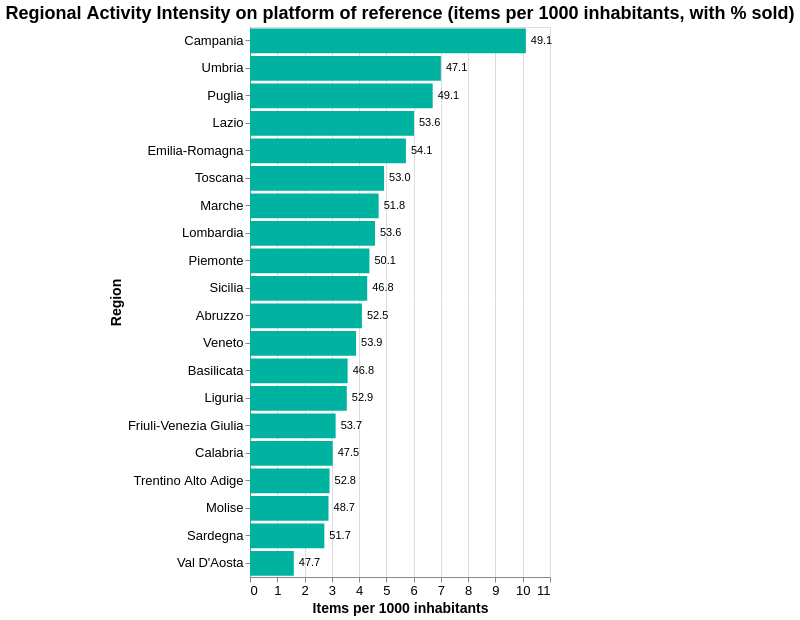

Vega-Lite specification stored for this chart:
### Vega-Lite specification from a JSON file in a GitHub repository (floating-point values rounded to 4 significant figures)
{"config": {"view": {"continuousWidth": 300, "continuousHeight": 300}, "axis": {"labelColor": "black", "labelFontSize": 13, "titleColor": "black", "titleFontSize": 14}, "title": {"color": "black", "fontSize": 18, "fontWeight": "bold"}}, "layer": [{"mark": {"type": "bar", "color": "#00B3A0"}, "encoding": {"tooltip": [{"field": "regione_label", "title": "Region", "type": "nominal"}, {"field": "items_per_1000", "format": ".2f", "title": "Items per 1000 inhabitants", "type": "quantitative"}, {"field": "sold_rate", "format": ".1f", "title": "% Sold", "type": "quantitative"}], "x": {"field": "items_per_1000", "title": "Items per 1000 inhabitants", "type": "quantitative"}, "y": {"field": "regione_label", "sort": ["Campania", "Umbria", "Puglia", "Lazio", "Emilia-Romagna", "Toscana", "Marche", "Lombardia", "Piemonte", "Sicilia", "Abruzzo", "Veneto", "Basilicata", "Liguria", "Friuli-Venezia Giulia", "Calabria", "Trentino Alto Adige", "Molise", "Sardegna", "Val D'Aosta"], "title": "Region", "type": "nominal"}}}, {"mark": {"type": "text", "align": "left", "baseline": "middle", "color": "black", "dx": 5}, "encoding": {"text": {"field": "sold_rate", "format": ".1f", "type": "quantitative"}, "x": {"field": "items_per_1000", "type": "quantitative"}, "y": {"field": "regione_label", "sort": ["Campania", "Umbria", "Puglia", "Lazio", "Emilia-Romagna", "Toscana", "Marche", "Lombardia", "Piemonte", "Sicilia", "Abruzzo", "Veneto", "Basilicata", "Liguria", "Friuli-Venezia Giulia", "Calabria", "Trentino Alto Adige", "Molise", "Sardegna", "Val D'Aosta"], "type": "nominal"}}}], "data": {"name": "data-3d36605930430fc0b50698959710c28f"}, "height": 550, "title": "Regional Activity Intensity on platform of reference (items per 1000 inhabitants, with % sold)", "width": "container", "$schema": "https://vega.github.io/schema/vega-lite/v5.20.1.json", "datasets": {"data-3d36605930430fc0b50698959710c28f": [{"regione": "Abruzzo", "n_users": 2972, "n_items": 5204, "n_sold_items": 2731, "regione_label": "Abruzzo", "popolazione": 1268430, "items_per_1000": 4.103, "sold_rate": 52.48}, {"regione": "Basilicata", "n_users": 1049, "n_items": 1897, "n_sold_items": 888, "regione_label": "Basilicata", "popolazione": 529897, "items_per_1000": 3.58, "sold_rate": 46.81}, {"regione": "Calabria", "n_users": 2892, "n_items": 5555, "n_sold_items": 2638, "regione_label": "Calabria", "popolazione": 1832147, "items_per_1000": 3.032, "sold_rate": 47.49}, {"regione": "Campania", "n_users": 24106, "n_items": 56384, "n_sold_items": 27712, "regione_label": "Campania", "popolazione": 5575025, "items_per_1000": 10.11, "sold_rate": 49.15}, {"regione": "Emilia-Romagna", "n_users": 14634, "n_items": 25529, "n_sold_items": 13801, "regione_label": "Emilia-Romagna", "popolazione": 4465678, "items_per_1000": 5.717, "sold_rate": 54.06}, {"regione": "Friuli-Venezia Giulia", "n_users": 2272, "n_items": 3749, "n_sold_items": 2012, "regione_label": "Friuli-Venezia Giulia", "popolazione": 1194095, "items_per_1000": 3.14, "sold_rate": 53.67}, {"regione": "Lazio", "n_users": 19121, "n_items": 34336, "n_sold_items": 18419, "regione_label": "Lazio", "popolazione": 5710272, "items_per_1000": 6.013, "sold_rate": 53.64}, {"regione": "Liguria", "n_users": 3305, "n_items": 5358, "n_sold_items": 2837, "regione_label": "Liguria", "popolazione": 1509908, "items_per_1000": 3.549, "sold_rate": 52.95}, {"regione": "Lombardia", "n_users": 27174, "n_items": 45994, "n_sold_items": 24666, "regione_label": "Lombardia", "popolazione": 10035481, "items_per_1000": 4.583, "sold_rate": 53.63}, {"regione": "Marche", "n_users": 4276, "n_items": 6987, "n_sold_items": 3619, "regione_label": "Marche", "popolazione": 1481252, "items_per_1000": 4.717, "sold_rate": 51.8}, {"regione": "Molise", "n_users": 522, "n_items": 829, "n_sold_items": 404, "regione_label": "Molise", "popolazione": 287966, "items_per_1000": 2.879, "sold_rate": 48.73}, {"regione": "Piemonte", "n_users": 10597, "n_items": 18639, "n_sold_items": 9338, "regione_label": "Piemonte", "popolazione": 4255702, "items_per_1000": 4.38, "sold_rate": 50.1}, {"regione": "Puglia", "n_users": 13133, "n_items": 25950, "n_sold_items": 12753, "regione_label": "Puglia", "popolazione": 3874166, "items_per_1000": 6.698, "sold_rate": 49.14}, {"regione": "Sardegna", "n_users": 2487, "n_items": 4256, "n_sold_items": 2199, "regione_label": "Sardegna", "popolazione": 1561339, "items_per_1000": 2.726, "sold_rate": 51.67}, {"regione": "Sicilia", "n_users": 10336, "n_items": 20540, "n_sold_items": 9609, "regione_label": "Sicilia", "popolazione": 4779371, "items_per_1000": 4.298, "sold_rate": 46.78}, {"regione": "Toscana", "n_users": 10171, "n_items": 18000, "n_sold_items": 9536, "regione_label": "Toscana", "popolazione": 3660834, "items_per_1000": 4.917, "sold_rate": 52.98}, {"regione": "Trentino-Alto Adige/Südtirol", "n_users": 1985, "n_items": 3168, "n_sold_items": 1673, "regione_label": "Trentino Alto Adige", "popolazione": 1086095, "items_per_1000": 2.917, "sold_rate": 52.81}, {"regione": "Umbria", "n_users": 2826, "n_items": 5963, "n_sold_items": 2810, "regione_label": "Umbria", "popolazione": 851954, "items_per_1000": 6.999, "sold_rate": 47.12}, {"regione": "Valle d'Aosta/Vallée d'Aoste", "n_users": 139, "n_items": 197, "n_sold_items": 94, "regione_label": "Val D'Aosta", "popolazione": 122714, "items_per_1000": 1.605, "sold_rate": 47.72}, {"regione": "Veneto", "n_users": 11149, "n_items": 18866, "n_sold_items": 10165, "regione_label": "Veneto", "popolazione": 4851851, "items_per_1000": 3.888, "sold_rate": 53.88}]}}
